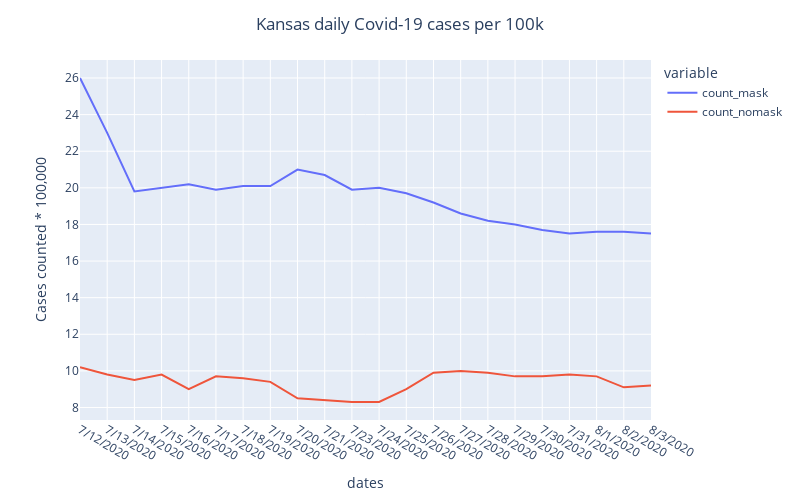

The cell this chart's notebook holds for it:
### Markdown cell above
3. Make a visualization of this data that is more accurate. Your visualization should more honestly tell the story.

               fig = pd.line(DF,x= ,y= )

   
5. What message is more clear in your visualization, compared to the one posted on twitter?
6. What, if any, useful information do these data and your visualization tell us about mask wearing and COVID? It’ll be difficult to set aside what you already know about mask wearing, but you should try to focus only on what this visualization tells. Feel free to also comment on whether that lines up with what you know about mask wearing.
7. Could there be confounding data? What can you actually say about the data as given?

### Code cell
fig = px.line(DF,x= 'date' ,y= ["count_mask", "count_nomask"]
             )
fig.update_layout(title='Kansas daily Covid-19 cases per 100k ',
                  title_x=0.5,
                  xaxis_title="dates ",
                  yaxis_title=" Cases counted * 100,000 ",
                  autosize=False,
                  width=800,
                  height=500)
fig.show()

### Figure 1 — Plotly figure (JSON) as saved in the notebook; plotly's stock layout.template omitted (floating-point values rounded to 4 significant figures)
{"data": [{"hovertemplate": "variable=count_mask<br>date=%{x}<br>value=%{y}<extra></extra>", "legendgroup": "count_mask", "line": {"color": "#636efa", "dash": "solid"}, "marker": {"symbol": "circle"}, "mode": "lines", "name": "count_mask", "orientation": "v", "showlegend": true, "type": "scatter", "x": ["7/12/2020", "7/13/2020", "7/14/2020", "7/15/2020", "7/16/2020", "7/17/2020", "7/18/2020", "7/19/2020", "7/20/2020", "7/21/2020", "7/23/2020", "7/24/2020", "7/25/2020", "7/26/2020", "7/27/2020", "7/28/2020", "7/29/2020", "7/30/2020", "7/31/2020", "8/1/2020", "8/2/2020", "8/3/2020"], "xaxis": "x", "y": [26, 23, 19.8, 20, 20.2, 19.9, 20.1, 20.1, 21, 20.7, 19.9, 20, 19.7, 19.2, 18.6, 18.2, 18, 17.7, 17.5, 17.6, 17.6, 17.5], "yaxis": "y"}, {"hovertemplate": "variable=count_nomask<br>date=%{x}<br>value=%{y}<extra></extra>", "legendgroup": "count_nomask", "line": {"color": "#EF553B", "dash": "solid"}, "marker": {"symbol": "circle"}, "mode": "lines", "name": "count_nomask", "orientation": "v", "showlegend": true, "type": "scatter", "x": ["7/12/2020", "7/13/2020", "7/14/2020", "7/15/2020", "7/16/2020", "7/17/2020", "7/18/2020", "7/19/2020", "7/20/2020", "7/21/2020", "7/23/2020", "7/24/2020", "7/25/2020", "7/26/2020", "7/27/2020", "7/28/2020", "7/29/2020", "7/30/2020", "7/31/2020", "8/1/2020", "8/2/2020", "8/3/2020"], "xaxis": "x", "y": [10.2, 9.8, 9.5, 9.8, 9, 9.7, 9.6, 9.4, 8.5, 8.4, 8.3, 8.3, 9, 9.9, 10, 9.9, 9.7, 9.7, 9.8, 9.7, 9.1, 9.2], "yaxis": "y"}], "layout": {"autosize": false, "height": 500, "legend": {"title": {"text": "variable"}, "tracegroupgap": 0}, "margin": {"t": 60}, "title": {"text": "Kansas daily Covid-19 cases per 100k ", "x": 0.5}, "width": 800, "xaxis": {"anchor": "y", "autorange": true, "domain": [0, 1], "range": [0, 21], "title": {"text": "dates "}, "type": "category"}, "yaxis": {"anchor": "x", "autorange": true, "domain": [0, 1], "range": [7.317, 26.98], "title": {"text": " Cases counted * 100,000 "}, "type": "linear"}}}
